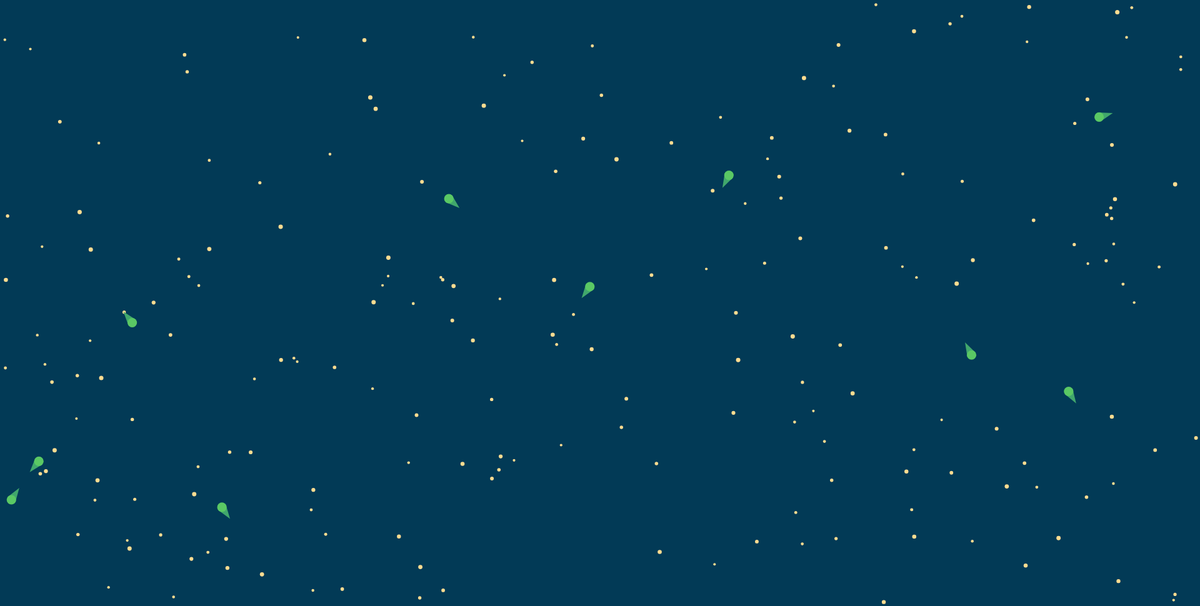
Frame 1 (no input)
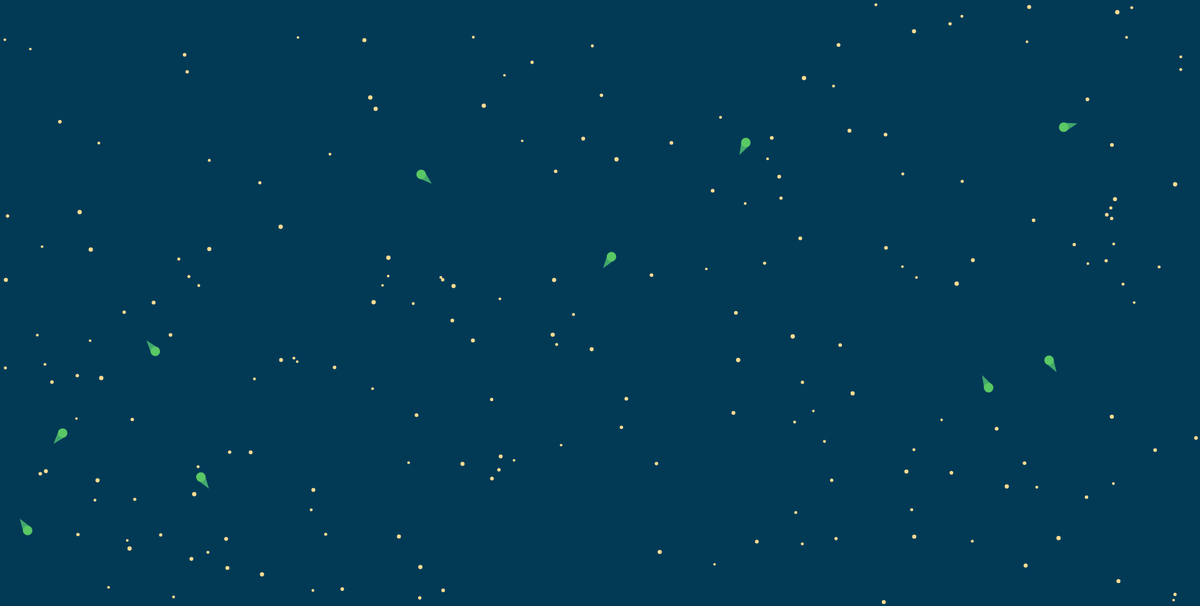
Frame 60 (no input)
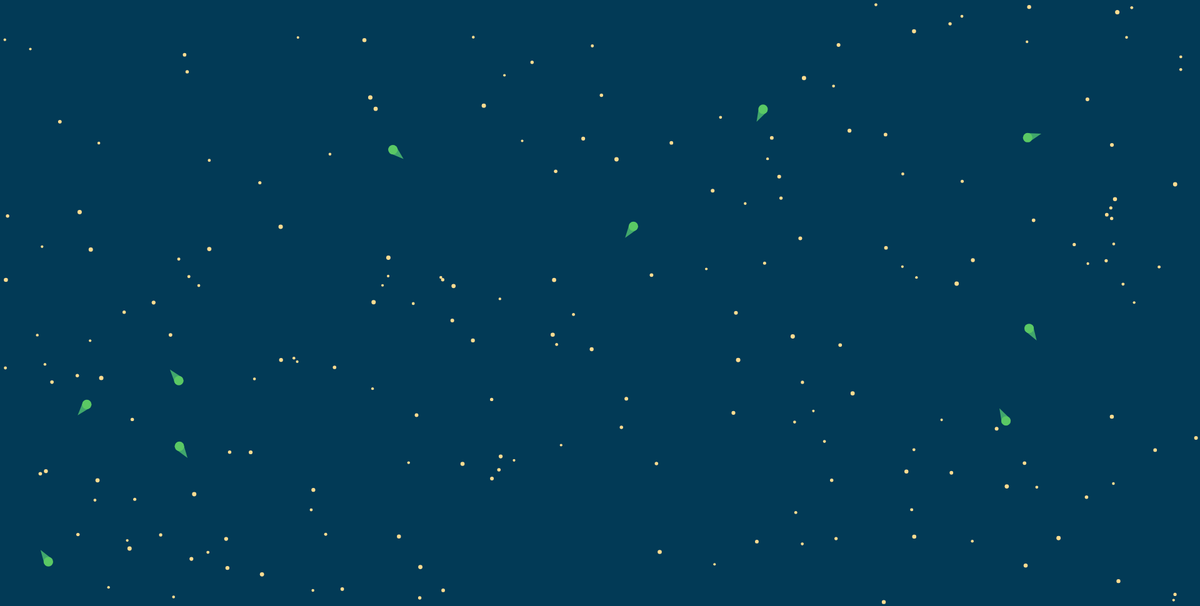
Frame 120 (the mouse pressed at the canvas centre since frame 60)

The p5.js sketch that drew these frames (run headless with seeded random() and noise() and a simulated clock; from frame 60 on, the mouse is pressed at the canvas centre):

// p5.js sketch
// ── sketch.js
var foods = [];
var foodsNum = 200;
var foodTimer;

var organisms = [];
var organismNum = 10;

var eggs = [];

function setup() {
	createCanvas(1920, 970);
	noStroke();
	rectMode(CENTER);
	
	for(var i = 0; i < foodsNum; i++){
		foods.push(new Food());
	}
	for(var i = 0; i < organismNum; i++){
		var org = new Organism();
		org.lifeTimer.start(org.lifeTime);
		organisms.push(org);
	}
	
	foodTimer = new Timer();
	foodTimer.start(20);
}

update = function(){
	
	for(var i = organisms.length - 1; i >= 0; i--){
		organisms[i].update();
		checkOrganismTouchWithFood(i);
		organisms[i].checkHitWall();
		
		if(dist(mouseX, mouseY, organisms[i].x, organisms[i].y) < organisms[i].radius){
			organisms[i].pointedOn = true;
		}
		else{
			organisms[i].pointedOn = false;
		}
		
		if(organisms[i].layAnEgg){
			var egg = new Egg(organisms[i].x, organisms[i].y, organisms[i].vision, organisms[i].speed, organisms[i].radius);
			egg.timer.start(10);
			eggs.push(egg);
			organisms[i].layAnEgg = false;
		}
		
		if(organisms[i].checkDeath()){
			for(var j = 0; j < organisms[i].foodDigesting; j++){
				foods.push(new Food(organisms[i].x + random(-15, 15), organisms[i].y + random(-15, 15)));
			}
			organisms.splice(i, 1);
		}
		
	}
	
	for(var i = eggs.length - 1; i >= 0; i--){
		if(!eggs[i].timer.done()){
			eggs[i].timer.update();
		}
		else{
			var org = new Organism(eggs[i].x, eggs[i].y, eggs[i].vision, eggs[i].speed, eggs[i].radius);
			org.lifeTimer.start(org.lifeTime);
			organisms.push(org);
			eggs.splice(i, 1);
		}
	}
	
	foodTimer.update();
	if(foodTimer.done()){
		foods.push(new Food())
		foodTimer.start(20);
	}
}

function draw() {
	update();
	
	background(2, 58, 86);
	
	if(foods.length > 0){
		for(var i = 0; i < foods.length; i++){
			foods[i].show();
		}
	}
  
	if(organisms.length > 0){
		for(var i = 0; i < organisms.length; i++){
			organisms[i].show();
			organisms[i].showStats();
		}
	}
	
	
	if(eggs.length > 0){
		for(var i = 0; i < this.eggs.length; i++){
			this.eggs[i].show();
		}
	}
}

function mousePressed(){
	for(var i = 0; i < organisms.length; i++){
		if(dist(mouseX, mouseY, organisms[i].x, organisms[i].y) < organisms[i].radius){
			organisms[i].clickedOn = true;
		}
		else{
			organisms[i].clickedOn = false;
		}
	}
}

checkOrganismTouchWithFood = function(i){
	for(var j = foods.length - 1; j >= 0; j--){
		var touchDistance = organisms[i].radius - foods[j].radius;
		
		if(dist(foods[j].x, foods[j].y, organisms[i].x, organisms[i].y) < organisms[i].vision + touchDistance - 1
				&& !organisms[i].setOnTarget){
					
			var dx = foods[j].x - organisms[i].x;
			var dy = foods[j].y - organisms[i].y;
			var m = dy / dx;
			var dir = degrees(atan(m));
			
			if(foods[j].x < organisms[i].x)
				dir = 180 - dir;
			else
				dir = 360 - dir;
			
			organisms[i].direction = dir;
			organisms[i].setOnTarget = true;
		}
			
		if(dist(foods[j].x, foods[j].y, organisms[i].x, organisms[i].y) < touchDistance){
			foods.splice(j, 1);
			organisms[i].eatFood();
		}
	}
}
// ── egg.js
function Egg(x, y, vision, speed, radius, digestTime){
	this.x = x;
	this.y = y;
	this.size = 10;
	
	this.vision = vision;
	this.speed = speed;
	this.radius = radius;
	this.digestTime = digestTime;
	
	this.timer = new Timer();
	
	this.show = function(){
		fill(0, 0, 0, 255);
		ellipse(this.x, this.y, this.radius * 0.8, this.radius);
		fill(235, 158, 255);
		ellipse(this.x, this.y, this.radius * 0.64, this.radius * 0.8);
	}
}
// ── food.js
function Food(x, y){
	this.radius = random(width / 480, width / 274);
	this.x = x || random(this.radius, width - this.radius);
	this.y = y || random(this.radius, height - this.radius);
  
	this.show = function(){
		fill(255, 220, 145);
		ellipse(this.x, this.y, this.radius, this.radius);
	}
}
// ── organism.js
function Organism(x, y, vision, speed, radius, digestTime){
	this.vision = vision || 0;
	this.radius = radius || width / 126.8;
	this.speed = speed || 10;
	this.digestTime = digestTime || 30;
	
	this.x = x || random(this.radius, width - this.radius);
	this.y = y || random(this.radius, height - this.radius);
	
	this.direction = random(360);
	this.alive = true;
	
	this.lifeTime = 60;
	this.lifeTimer = new Timer();
	
	this.foodDigesting = 0;
	this.digestTimer = new Timer();
	
	this.clickedOn = false;
	this.pointedOn = false;
	
	this.setOnTarget = false;
	
	this.layAnEgg = false;

	this.show = function(){
		
		fill(65, 167 ,108);
		triangle(this.x + cos(radians(this.direction - 90)) * this.radius * 0.5,
					this.y - sin(radians(this.direction - 90)) * this.radius * 0.5,
					this.x + cos(radians(this.direction + 90)) * this.radius * 0.5,
					this.y - sin(radians(this.direction + 90)) * this.radius * 0.5,
					this.x + cos(radians(this.direction + 180)) * this.radius * 1.5,
					this.y - sin(radians(this.direction + 180)) * this.radius * 1.5);
		fill(90, 200, 100);
		ellipse(this.x, this.y, this.radius, this.radius);
	
		this.drawEyes();
	}
	
	this.drawEyes = function(){
		if(this.vision > 0){
			if(this.vision < 10){
				fill(0, 0, 0, this.vision * 22.5);
			}
			else{
				fill(0);
			}
				
			ellipse(this.x + cos(radians(this.direction - 45)) * this.radius * 0.25,
						this.y - sin(radians(this.direction - 45)) * this.radius * 0.25,
						this.radius * 0.25,
						this.radius * 0.25);
			ellipse(this.x + cos(radians(this.direction + 45)) * this.radius * 0.25,
						this.y - sin(radians(this.direction + 45)) * this.radius * 0.25,
						this.radius * 0.25,
						this.radius * 0.25);
		}
	}
	
	this.showStats = function(){
		if(this.clickedOn || this.pointedOn){
			fill(200, 166, 255, 100);
			rect(this.x, this.y, width / 8, width / 9, width / 50);
			textSize(25);
			fill(95, 0, 148);
			text("Death Timer: " + nf(this.lifeTimer.timeLeft, 1, 2), this.x - width / 18, this.y - width / 32);
			text("Vision: " + nf(this.vision), this.x - width / 18, this.y - width / 64);
			text("Food Digesting: " + nf(this.foodDigesting), this.x - width / 18, this.y);
			text("Digest Timer: " + nf(this.digestTimer.timeLeft, 1, 2), this.x - width / 18, this.y + width / 64);
			text("Size: " + nf(this.radius, 1, 1), this.x - width / 18, this.y + width / 32);
			text("Speed: " + nf(this.speed, 1, 2), this.x - width / 18, this.y + width / 22);
		}
	}
	
	this.update = function(){
		this.direction = this.fixDirection(this.direction);
		
		this.x += cos(radians(this.direction)) * this.speed / 10;
		this.y -= sin(radians(this.direction)) * this.speed / 10;
		
		this.lifeTimer.update();
		if(this.lifeTimer.done()){
			this.alive = false;
		}
		
		if(!this.digestTimer.done()){
			this.digestTimer.update();
		}
		else if(this.digestTimer.done() && this.foodDigesting >= 1){
			this.layAnEgg = true;
			this.foodDigesting --;
			
			while(round(random(0, 2)) === 0){
				var rnd = round(random(0, 3))
				if(rnd === 0)
					this.vision ++;
				else if(rnd === 1)
					this.speed ++;
				else if(rnd === 2)
					this.radius += 0.5;
				else if(rnd === 3 && this.digestTime > 0)
					this.digestTime --;
			}
			
			if(this.foodDigesting >= 1){
				this.digestTimer.start(this.digestTime);
			}
		}
	}
	
	this.eatFood = function(){
		
		this.setOnTarget = false;
		
		if(this.foodDigesting === 0){
			this.digestTimer.start(this.digestTime);
		}
		
		this.foodDigesting ++;
	}
	
	this.checkDeath = function(){
		if(!this.alive){
			return true;
		}
		return false;
	}
	
	this.checkHitWall = function(){
		if(this.x + this.radius > width){
			this.direction = 180 - this.direction;
		}
		else if(this.x - this.radius < 0){
			this.direction = 180 - this.direction;
		}
		
		if(this.y + this.radius > height){
			this.direction = 360 - this.direction;
		}
		else if(this.y - this.radius < 0){
			this.direction = 360 - this.direction;
		}
	}
	
	this.fixDirection = function(dir){
		if(dir >= 360){
			dir -= 360;
		}
		else if(dir < 0){
			dir += 360;
		}
		return dir;
	}
}
// ── timer.js
function Timer(){
	this.time = 0;
	this.startTime = 0;
	this.timeLeft = 0;
	this.running = false;
	
	this.start = function(time){
		this.time = time;
		this.running = true;
		this.startTime = millis();
	}
	
	this.update = function(){
		if(this.running){				// Countdown timer if running
			this.timeLeft = this.time - (millis() - this.startTime) / 1000;
			if(this.timeLeft < 0){
				this.running = false;
				this.clean();
			}
		}
	}
	
	this.done = function(){
		if(!this.running){
			return true;
		}
		return false;
	}
	
	this.add = function(time){
		this.time += time;
	}
	
	this.clean = function(){
		this.timeLeft = 0;
		this.startTime = 0;
		this.time = 0;
	}
}
